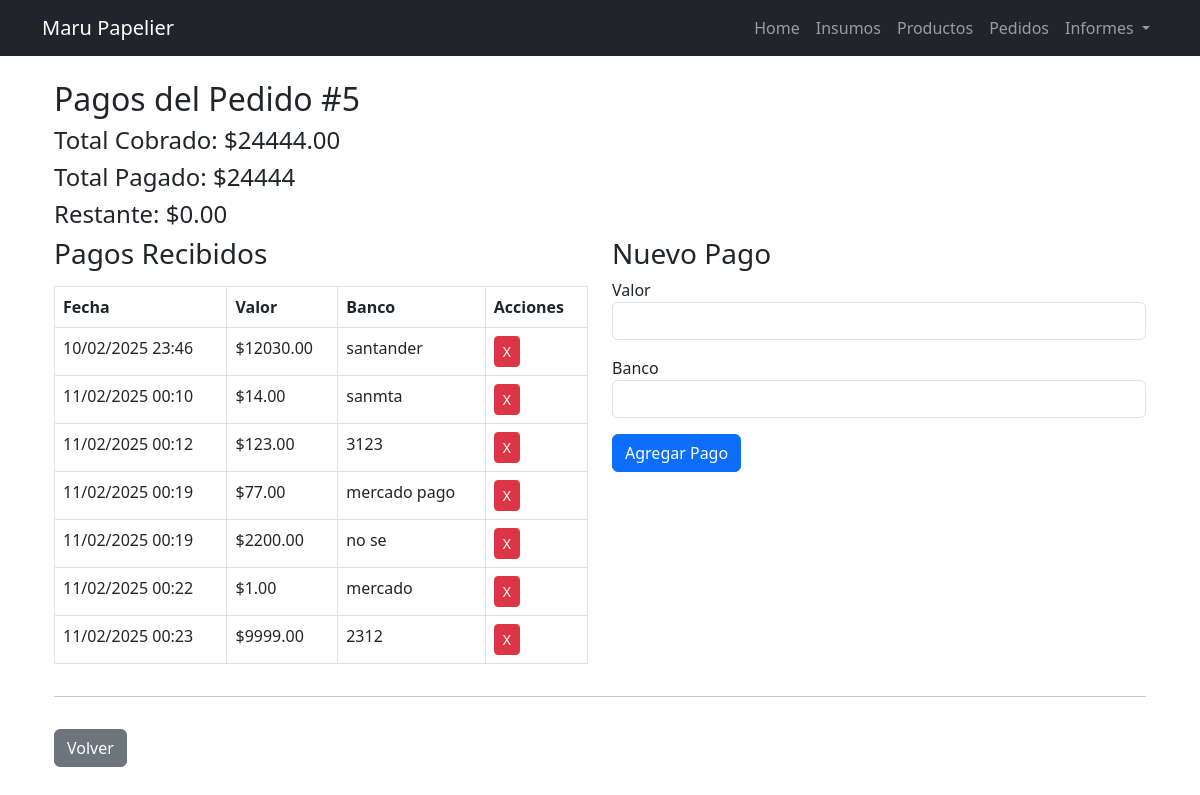
The app's page /gestion/pedidos/5/pagos/ with its own data.
### gestion/models.py (models this page shows, shortened)
class Pedido(models.Model):
    ESTADOS = (
        ('NUEVO', 'Nuevo'),
        ('EN_PRODUCCION', 'En Producción'),
        ('TERMINADO', 'Terminado'),
        ('ENTREGADO', 'Entregado'),
        ('CANCELADO', 'Cancelado'),
    )
    cliente_nombre = models.CharField(max_length=100)
    cliente_telefono = models.CharField(max_length=20)
    cliente_email = models.EmailField(blank=True, null=True)
    cliente_instagram = models.CharField(max_length=100, blank=True, null=True)
    productos = models.ManyToManyField('Producto', through='PedidoProducto')
    total_costo = models.DecimalField(max_digits=10, decimal_places=2, default=0, editable=False)
    total_cobrado = models.DecimalField(max_digits=10, decimal_places=2, default=0, editable=False)
    ganancia = models.DecimalField(max_digits=10, decimal_places=2, default=0, editable=False)
    estado = models.CharField(max_length=20, choices=ESTADOS, default='NUEVO')
    fecha = models.DateTimeField(auto_now_add=True)

class PagoPedido(models.Model):
    pedido = models.ForeignKey(Pedido, on_delete=models.CASCADE, related_name="pagos")
    fecha = models.DateTimeField(auto_now_add=True)
    valor = models.DecimalField(max_digits=10, decimal_places=2)
    banco = models.CharField(max_length=100)

### gestion/views.py (the view, shortened to what this page needs)
# urls.py: path("pedidos/<int:pedido_id>/pagos/", views.gestionar_pagos, name="gestionar_pagos"),
def gestionar_pagos(request, pedido_id):
    pedido = get_object_or_404(Pedido, id=pedido_id)
    total_pagado = pedido.pagos.aggregate(total=Sum("valor"))["total"] or 0
    restante = pedido.total_cobrado - total_pagado
    return render(
        request,
        "gestion/gestionar_pagos.html",
        {
            "pedido": pedido,
            "total_pagado": total_pagado,
            "restante": restante,
            "pagos": pedido.pagos.all(),
        },
    )

### gestion/templates/gestion/gestionar_pagos.html (shortened to what this page needs)
{% extends 'gestion/base.html' %}
{% block content %}
<div class="container">
    <h2 class="mt-4">Pagos del Pedido #{{ pedido.id }}</h2>
    <h4>Total Cobrado: ${{ pedido.total_cobrado }}</h4>
    <h4>Total Pagado: ${{ total_pagado }}</h4>
    <h4>Restante: ${{ restante }}</h4>
    <div class="row">
        <div class="col-6">
            <h3>Pagos Recibidos</h3>
            <table class="table table-bordered mt-3">
                <thead>
                    <tr>
                        <th>Fecha</th>
                        <th>Valor</th>
                        <th>Banco</th>
                        <th>Acciones</th>
                    </tr>
                </thead>
                <tbody>
                    {% for pago in pagos %}
                        <tr>
                            <td>{{ pago.fecha|date:"d/m/Y H:i" }}</td>
                            <td>${{ pago.valor }}</td>
                            <td>{{ pago.banco }}</td>
                            <td>
                                <form method="post" action="{% url 'gestionar_pagos' pedido.id %}">
                                    <button type="submit" class="btn btn-danger btn-sm">X</button>
                                </form>
                            </td>
                        </tr>
                    {% empty %}
                        <tr>
                            <td colspan="4" class="text-center">No hay pagos registrados.</td>
                        </tr>
                    {% endfor %}
                </tbody>
            </table>
        </div>
        <div class="col-6">
            <h3>Nuevo Pago</h3>
            <form method="post" action="{% url 'gestionar_pagos' pedido.id %}">
                <div class="mb-3">
                    <label>Valor</label>
                    <input type="number" name="valor" class="form-control" required>
                </div>
                <div class="mb-3">
                    <label>Banco</label>
                    <input type="text" name="banco" class="form-control" required>
                </div>
                <button type="submit" class="btn btn-primary">Agregar Pago</button>
            </form>
        </div>
    </div>
<hr>
    <a href="{% url 'listar_pedidos' %}" class="btn btn-secondary mt-3">Volver</a>
</div>
{% endblock %}

### records on screen
Pedido: id "5", total_cobrado "24444.00"
PagoPedido: fecha "10/02/2025 23:46", valor "12030.00", banco "santander"
PagoPedido: fecha "11/02/2025 00:10", valor "14.00", banco "sanmta"
PagoPedido: fecha "11/02/2025 00:12", valor "123.00", banco "3123"
PagoPedido: fecha "11/02/2025 00:19", valor "77.00", banco "mercado pago"
PagoPedido: fecha "11/02/2025 00:19", valor "2200.00", banco "no se"
PagoPedido: fecha "11/02/2025 00:22", valor "1.00", banco "mercado"
PagoPedido: fecha "11/02/2025 00:23", valor "9999.00", banco "2312"

### other values on screen
{{ total_pagado }} "24444"
{{ restante }} "0.00"
